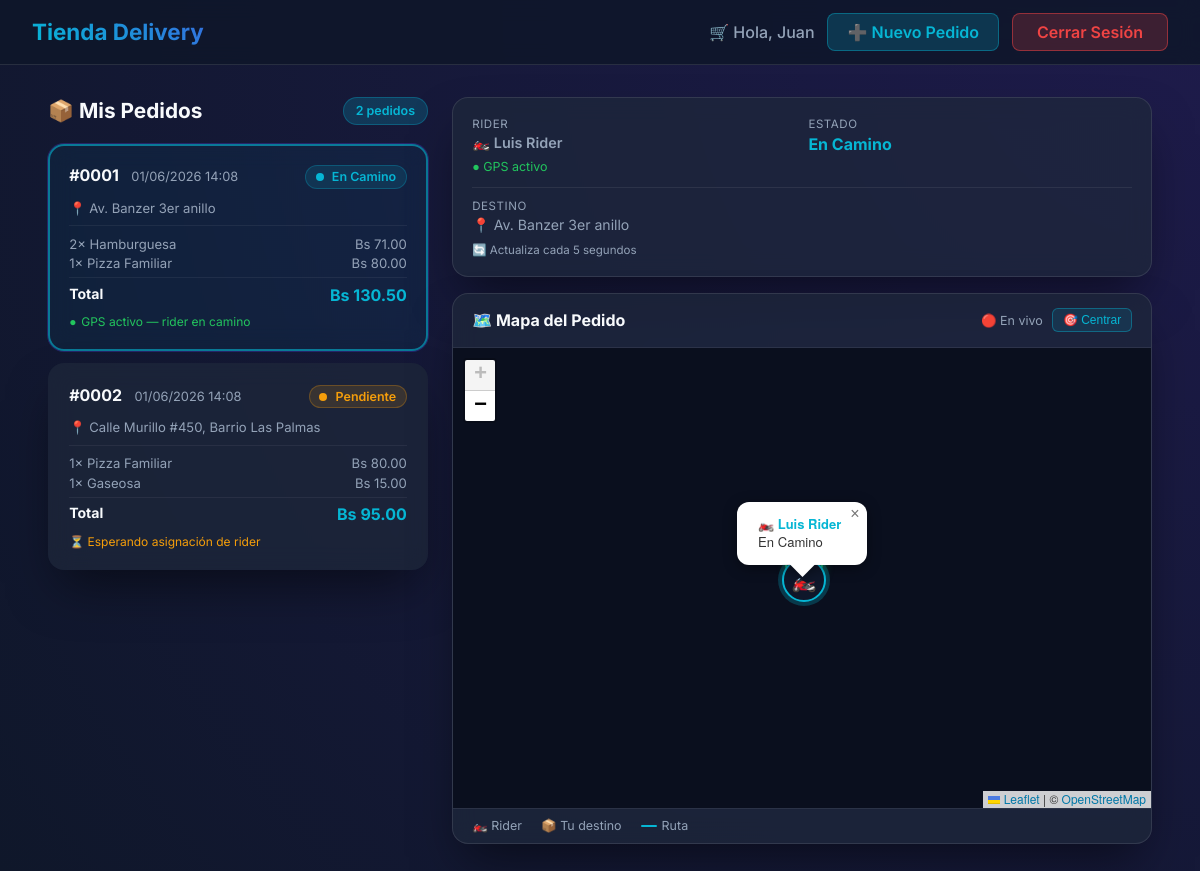
Screenshot of /cliente.php (signed in) with the database file from the repository.
### tables this page shows
CREATE TABLE delivery (
    idDelivery INT AUTO_INCREMENT PRIMARY KEY,
    idVenta INT NOT NULL,
    idMotorizado INT,
    estadoEntrega ENUM('Pendiente', 'En Camino', 'Entregado', 'No Entregado') DEFAULT 'Pendiente',
    ubicacionGPS VARCHAR(255),
    direccionEscrita TEXT NOT NULL,
    estado ENUM('Activo', 'Finalizado') DEFAULT 'Activo',
    fechaRegistro DATETIME DEFAULT CURRENT_TIMESTAMP,
    CONSTRAINT fk_delivery_venta FOREIGN KEY (idVenta) REFERENCES venta(idVenta),
    CONSTRAINT fk_delivery_motorizado FOREIGN KEY (idMotorizado) REFERENCES trabajador(idTrabajador)
);

CREATE TABLE venta (
    idVenta INT AUTO_INCREMENT PRIMARY KEY,
    idTrabajador INT NOT NULL,
    idCliente INT NOT NULL,
    precioTotal DECIMAL(10,2) NOT NULL,
    tipoEntrega ENUM('Tienda', 'Delivery', 'Recojo') NOT NULL,
    fechaVenta DATETIME DEFAULT CURRENT_TIMESTAMP,
    CONSTRAINT fk_venta_trabajador FOREIGN KEY (idTrabajador) REFERENCES trabajador(idTrabajador),
    CONSTRAINT fk_venta_cliente FOREIGN KEY (idCliente) REFERENCES cliente(idCliente)
);

CREATE TABLE ventaDetalle (
    idDetalle INT AUTO_INCREMENT PRIMARY KEY,
    idVenta INT NOT NULL,
    idProducto INT NOT NULL,
    cantidad INT NOT NULL CHECK (cantidad > 0),
    precioUnitario DECIMAL(10,2) NOT NULL,
    subtotal DECIMAL(10,2) NOT NULL,
    CONSTRAINT fk_detalle_venta FOREIGN KEY (idVenta) REFERENCES venta(idVenta),
    CONSTRAINT fk_detalle_producto FOREIGN KEY (idProducto) REFERENCES productos(idProducto)
);

CREATE TABLE productos (
    idProducto INT AUTO_INCREMENT PRIMARY KEY,
    nombre VARCHAR(100) NOT NULL,
    descripcion TEXT,
    precioUnitario DECIMAL(10,2) NOT NULL
);

### cliente.php (the view, shortened to what this page needs)
<?php
require_once 'config.php';
$cliente_id = $_SESSION['user_id'];
$stmt = $conn->prepare("
    SELECT v.idVenta AS idventa, v.precioTotal AS preciototal,
           v.tipoEntrega AS tipoentrega, v.fechaVenta AS fechaventa,
           d.idDelivery AS iddelivery, d.estadoEntrega AS estadoentrega,
           d.direccionEscrita AS direccionescrita, d.ubicacionGPS AS ubicaciongps,
           d.estado AS estado,
           t.nombre AS rider_nombre, t.apellido AS rider_apellido
    FROM venta v
    LEFT JOIN delivery d ON d.idVenta = v.idVenta
    LEFT JOIN trabajador t ON d.idMotorizado = t.idTrabajador
    WHERE v.idCliente = :id
    ORDER BY v.fechaVenta DESC
");
$stmt->execute([':id' => $cliente_id]);
$pedidos = $stmt->fetchAll();
$stmt2 = $conn->prepare("
    SELECT vd.cantidad, vd.precioUnitario AS preciounitario,
           vd.subtotal, p.nombre AS producto
    FROM ventaDetalle vd
    JOIN productos p ON vd.idProducto = p.idProducto
    WHERE vd.idVenta = :vid
");
foreach ($pedidos as $p) {
    $stmt2->execute([':vid' => $p['idventa']]);
    $dets = $stmt2->fetchAll();
}
$stmt2 = $conn->prepare("
    SELECT vd.cantidad, vd.precioUnitario AS preciounitario,
           vd.subtotal, p.nombre AS producto
    FROM ventaDetalle vd
    JOIN productos p ON vd.idProducto = p.idProducto
    WHERE vd.idVenta = :vid
");
?>
<!DOCTYPE html>
<html lang="es">
<head>
    <link rel="stylesheet" href="style.css">
    <link rel="stylesheet" href="https://unpkg.com/leaflet@1.9.4/dist/leaflet.css"/>
</head>
<body>
<div class="app-wrapper">
    <nav class="navbar">
        <h2>Tienda Delivery <span>| Mi Portal</span></h2>
        <div class="nav-user">
            <span>🛒 Hola, <?php echo htmlspecialchars($_SESSION['nombre']); ?></span>
            <a href="nuevo_pedido.php" class="btn" style="padding:0.5rem 1.2rem;width:auto;background:rgba(6,182,212,0.2);color:var(--accent);border:1px solid rgba(6,182,212,0.4);">
                ➕ Nuevo Pedido
            </a>
            <a href="logout.php" class="btn" style="padding:0.5rem 1.5rem;width:auto;background:rgba(239,68,68,0.2);color:var(--danger);border:1px solid rgba(239,68,68,0.5);">
                Cerrar Sesión
            </a>
        </div>
    </nav>
    <div class="dashboard-container">
        <div class="cliente-layout">
            <div>
                <div style="display:flex;justify-content:space-between;align-items:center;margin-bottom:1.2rem;">
                    <h3 style="font-size:1.3rem;margin:0;">📦 Mis Pedidos</h3>
                    <span class="badge" style="background:rgba(6,182,212,0.2);color:var(--accent);border:1px solid rgba(6,182,212,0.3);">
                        <?php echo count($pedidos); ?> pedido<?php echo count($pedidos)!=1?'s':''; ?>
                    </span>
                </div>
                <?php foreach ($pedidos as $i => $p):
                    $stmt2->execute([':vid' => $p['idventa']]);
                    $detalle = $stmt2->fetchAll();
                    $tieneDelivery = !empty($p['iddelivery']);
                    $tieneGPS = $tieneDelivery && !empty($p['ubicaciongps']);
                    $colEstado = [
                        'Pendiente'    => '#f59e0b',
                        'En Camino'    => '#06b6d4',
                        'Entregado'    => '#22c55e',
                        'No Entregado' => '#ef4444',
                    ][$p['estadoentrega'] ?? ''] ?? '#94a3b8';
                ?>
                <div class="glass-card pedido-card <?php echo $i===0?'selected':''; ?>"
                     style="margin-bottom:0.8rem; padding:1.2rem;"
                     onclick="seleccionarPedido(this,'<?php echo $p['iddelivery']??''; ?>','<?php echo addslashes($p['rider_nombre']?$p['rider_nombre'].' '.$p['rider_apellido']:'No asignado'); ?>','<?php echo addslashes($p['direccionescrita']??''); ?>','<?php echo addslashes($p['estadoentrega']??'Sin delivery'); ?>',<?php echo $tieneGPS?'true':'false'; ?>)"
                     id="pedido-<?php echo $p['idventa']; ?>">
                    <div style="display:flex;justify-content:space-between;align-items:flex-start;margin-bottom:0.7rem;">
                        <div>
                            <strong style="font-size:1rem;">#<?php echo str_pad($p['idventa'],4,'0',STR_PAD_LEFT); ?></strong>
                            <span style="color:var(--text-muted);font-size:0.8rem;margin-left:0.5rem;">
                                <?php echo date('d/m/Y H:i', strtotime($p['fechaventa'])); ?>
                            </span>
                        </div>
                        <?php if ($p['estadoentrega']): ?>
                        <span style="font-size:0.78rem;font-weight:600;padding:0.2rem 0.6rem;border-radius:20px;background:<?php echo $colEstado; ?>22;color:<?php echo $colEstado; ?>;border:1px solid <?php echo $colEstado; ?>44;">
                            <span class="estado-dot" style="background:<?php echo $colEstado; ?>;"></span>
                            <?php echo htmlspecialchars($p['estadoentrega']); ?>
                        </span>
                        <?php else: ?>
                        <span style="font-size:0.78rem;padding:0.2rem 0.6rem;border-radius:20px;background:rgba(148,163,184,0.1);color:var(--text-muted);">
                            <?php echo $p['tipoentrega']; ?>
                        </span>
                        <?php endif; ?>
                    </div>
                    <?php if ($p['direccionescrita']): ?>
                    <p style="color:var(--text-muted);font-size:0.82rem;margin:0 0 0.6rem;white-space:nowrap;overflow:hidden;text-overflow:ellipsis;">
                        📍 <?php echo htmlspecialchars($p['direccionescrita']); ?>
                    </p>
                    <?php endif; ?>
                    <div style="border-top:1px solid rgba(255,255,255,0.06);padding-top:0.6rem;margin-top:0.2rem;">
                        <?php foreach ($detalle as $det): ?>
                        <div style="display:flex;justify-content:space-between;font-size:0.82rem;color:var(--text-muted);margin-bottom:0.2rem;">
                            <span><?php echo $det['cantidad']; ?>× <?php echo htmlspecialchars($det['producto']); ?></span>
                            <span>Bs <?php echo number_format($det['subtotal'],2); ?></span>
                        </div>
                        <?php endforeach; ?>
                        <div style="display:flex;justify-content:space-between;font-weight:700;margin-top:0.4rem;padding-top:0.4rem;border-top:1px solid rgba(255,255,255,0.06);">
                            <span style="font-size:0.88rem;">Total</span>
                            <span style="color:var(--accent);">Bs <?php echo number_format($p['preciototal'],2); ?></span>
                        </div>
                    </div>
                    <?php if ($tieneGPS): ?>
                    <div style="margin-top:0.6rem;font-size:0.75rem;color:#22c55e;display:flex;align-items:center;gap:0.3rem;">
                        <span class="gps-live">●</span> GPS activo — rider en camino
                    </div>
                    <?php elseif ($tieneDelivery && $p['estado']==='Activo'): ?>
                    <div style="margin-top:0.6rem;font-size:0.75rem;color:#f59e0b;">
                        ⏳ Esperando asignación de rider
                    </div>
                    <?php endif; ?>
                </div>
                <?php endforeach; ?>
            </div>
            <div style="position:sticky;top:1.5rem;">
                <div class="glass-card" style="padding:1.2rem;margin-bottom:1rem;" id="rider-info-card">
                    <div id="rider-info-content" style="color:var(--text-muted);font-size:0.9rem;">
                    </div>
                </div>
                <div class="glass-card" style="padding:0;overflow:hidden;">
                    <div style="padding:0.9rem 1.2rem;border-bottom:1px solid rgba(255,255,255,0.07);display:flex;justify-content:space-between;align-items:center;">
                        <h4 style="margin:0;font-size:1rem;">🗺️ Mapa del Pedido</h4>
                        <div style="display:flex;align-items:center;gap:0.6rem;">
                            <span id="mapa-estado" style="font-size:0.78rem;color:var(--text-muted);">Sin selección</span>
                            <button id="btn-centrar" onclick="centrarMapa()"
                                style="display:none;padding:0.25rem 0.6rem;border-radius:6px;border:1px solid rgba(6,182,212,0.4);background:rgba(6,182,212,0.12);color:var(--accent);cursor:pointer;font-size:0.75rem;">
                                🎯 Centrar
                            </button>
                        </div>
                    </div>
                    <div id="mapa-cliente" style="height:460px;width:100%;background:#0a0f1e;display:flex;align-items:center;justify-content:center;">
                    </div>
                    <div id="mapa-leyenda" style="display:none;padding:0.6rem 1.2rem;border-top:1px solid rgba(255,255,255,0.07);gap:1.2rem;flex-wrap:wrap;font-size:0.78rem;color:var(--text-muted);">
                        <span>🏍️ Rider</span>
                        <span>📦 Tu destino</span>
                        <span style="display:flex;align-items:center;gap:0.3rem;"><span style="display:inline-block;width:16px;height:2px;background:#06b6d4;border-radius:2px;"></span>Ruta</span>
                    </div>
                </div>
            </div>
        </div>
    </div>
</div>
</body>
</html>

### style.css (style rules this page uses)
:root { --primary: #4F46E5; --primary-hover: #4338CA; --bg-color: #0f172a; --card-bg: rgba(30, 41, 59, 0.7); --card-bg-hover: rgba(30, 41, 59, 0.9); --text-main: #f8fafc; --text-muted: #94a3b8; --accent: #06b6d4; --danger: #ef4444; --success: #22c55e; }
body { font-family: 'Inter', system-ui, sans-serif; background: var(--bg-color); background-image: radial-gradient(circle at top right, #1e1b4b, #0f172a); color: var(--text-main); margin: 0; min-height: 100vh; display: flex; flex-direction: column; }
.glass-card { background:var(--card-bg);backdrop-filter:blur(12px); border:1px solid rgba(255,255,255,0.1); padding:2.5rem;border-radius:1rem; box-shadow:0 25px 50px -12px rgba(0,0,0,0.5); width:100%;animation:fadeIn 0.4s ease-out;box-sizing:border-box; }
h1,h2,h3 { color:var(--text-main); margin-top:0; }
.btn { width:100%;padding:0.8rem;background:var(--primary);color:white;border:none; border-radius:0.5rem;font-size:1rem;font-weight:600;cursor:pointer; transition:background 0.3s,transform 0.1s;text-align:center; text-decoration:none;display:inline-block;box-sizing:border-box; }
.app-wrapper { display:flex;flex-direction:column;min-height:100vh; }
.navbar { display:flex;justify-content:space-between;align-items:center; padding:0.8rem 2rem; background:rgba(15,23,42,0.85);backdrop-filter:blur(10px); border-bottom:1px solid rgba(255,255,255,0.1); position:sticky;top:0;z-index:200;gap:1rem;flex-wrap:wrap; }
.navbar h2 { margin:0;font-size:1.4rem; background:-webkit-linear-gradient(45deg,#06b6d4,#4F46E5); -webkit-background-clip:text;-webkit-text-fill-color:transparent; white-space:nowrap; }
.navbar h2 span { opacity:0.7; }
.nav-user { display:flex;align-items:center;gap:0.8rem;flex-wrap:wrap; }
.nav-user span { font-weight:500;color:var(--text-muted);white-space:nowrap; }
.dashboard-container { padding:2rem 3rem;max-width:1600px;margin:0 auto; width:100%;box-sizing:border-box;flex:1; }
.badge { padding:0.35rem 0.75rem;border-radius:2rem;font-size:0.78rem; font-weight:600;display:inline-block;text-align:center;white-space:nowrap; }
.cliente-layout { display:grid; grid-template-columns:380px 1fr; gap:2rem; align-items:start; }
.pedido-card { padding:1.2rem 1.5rem;cursor:pointer; transition:all 0.25s ease;border:2px solid transparent; }
.pedido-card.selected { border-color:var(--primary);box-shadow:0 0 0 1px rgba(79,70,229,0.3); }

### cliente.php (style rules this page uses)
.cliente-layout { display:grid; grid-template-columns:380px 1fr; gap:1.5rem; align-items:start; }
.pedido-card { cursor:pointer; transition:border-color 0.2s, transform 0.15s; }
.pedido-card.selected { border-color:rgba(6,182,212,0.6) !important; background:rgba(6,182,212,0.06) !important; }
.estado-dot { width:8px; height:8px; border-radius:50%; display:inline-block; margin-right:5px; }
.gps-live { animation: pulseGPS 1.5s infinite; }

### rows the page displays
delivery: idVenta.idVenta "0001", idVenta.fechaVenta "01/06/2026 14:08", estadoEntrega "En Camino", direccionEscrita "Av. Banzer 3er anillo", idVenta.precioTotal "130.50", shows "GPS activo — rider en camino"
ventadetalle: cantidad "2", idProducto.nombre "Hamburguesa", subtotal "71.00"
ventadetalle: cantidad "1", idProducto.nombre "Pizza Familiar", subtotal "80.00"
delivery: idVenta.idVenta "0002", idVenta.fechaVenta "01/06/2026 14:08", estadoEntrega "Pendiente", direccionEscrita "Calle Murillo #450, Barrio Las Palmas", idVenta.precioTotal "95.00", estado "⏳ Esperando asignación de rider"
ventadetalle: cantidad "1", idProducto.nombre "Gaseosa", subtotal "15.00"

### other values shown
$_SESSION['nombre'] "Juan"
count($pedidos) "2"
